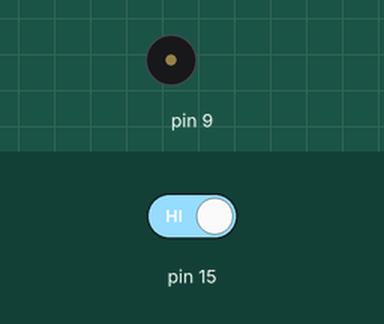
Simulated run of this sketch. Board: Arduino Uno, built with avr-gcc and run on an emulated ATmega328P. Parts: buzzer (waves = sounding). Inputs (shaded band) come from the test bench; at power-on: pin 15 HIGH. What the sketch prints to the serial monitor is not drawn.

Above: at 1.2 s.
1.3 s: pin 15 driven LOW
At 2.3 s:
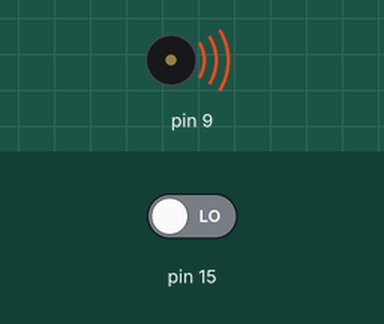
2.8 s: pin 15 driven HIGH
At 3.5 s:
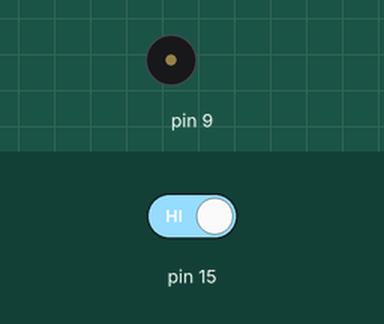
Timing chart, 0 to 5.8 s (numbered marks = the images above; inputs shaded):
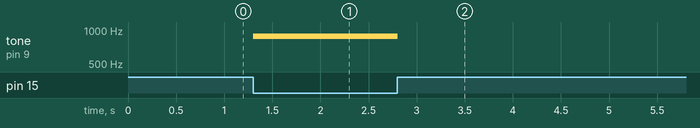

Measured:
- after the input at 1.3 s, tone on pin 9: silent → 880 Hz at once
- after the input at 2.8 s, tone on pin 9: 880 Hz → silent at once

The sketch:

horn_test.ino
```cpp
// Duelling Tones - Simultaneous tone generation.
// To mix the output of the signals to output to a small speaker (i.e. 8 Ohms or higher),
// simply use 1K Ohm resistors from each output pin and tie them together at the speaker.
// Don't forget to connect the other side of the speaker to ground!

// This example plays notes 'a' through 'g' sent over the Serial Monitor.
// 's' stops the current playing tone.  Use uppercase letters for the second.

#include <Tone.h>

int notes[] = { NOTE_A3,
                NOTE_B3,
                NOTE_C4,
                NOTE_D4,
                NOTE_E4,
                NOTE_F4,
                NOTE_G4 };

// You can declare the tones as an array
Tone notePlayer[2];

void setup(void)
{
  pinMode(15, INPUT);
  Serial.begin(9600);
  notePlayer[0].begin(9);
//  notePlayer[1].begin(12);

}

void loop(void)
{
  char c;

  int input = 0;
  int val = digitalRead(15);
//  Serial.print("hello");
  Serial.print(val);
  if( val == 0){
    notePlayer[0].play(NOTE_A5);
  } else {
    notePlayer[0].stop();
  };


//  notePlayer[1].play(NOTE_D4);
//  delay(300);
//  notePlayer[1].stop();
//  notePlayer[0].play(NOTE_B2);
//  delay(300);
//  notePlayer[0].stop();
//  delay(100);
//  notePlayer[1].play(NOTE_B2);
//  delay(300);
//  notePlayer[1].stop();
}
```
